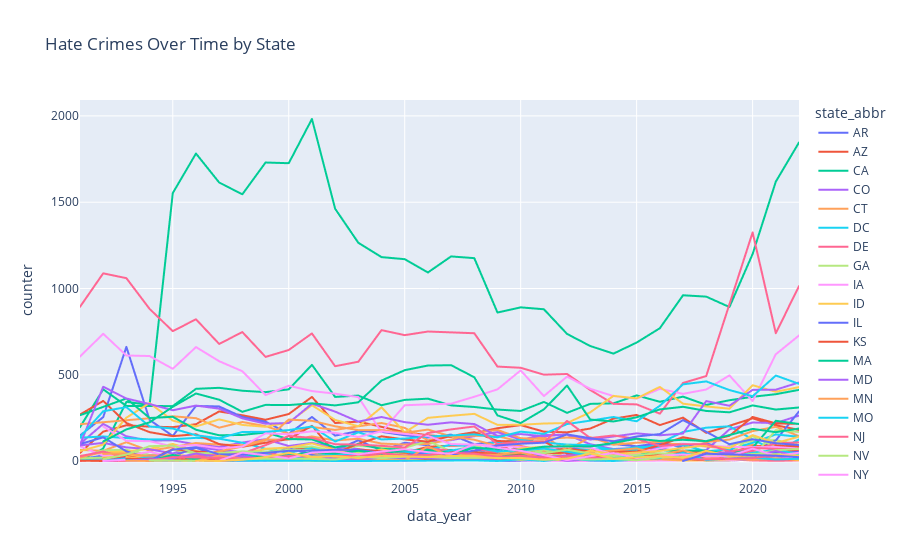

Write notebook code for a chart like this one.
### Code cell
# Your code here: Implementing a line chart by state for total hate crimes over time

# Generate line chart for hate crimes by state over time
df_plot = df[['data_year', 'state_abbr', 'counter']].groupby(['data_year', 'state_abbr']).sum().reset_index()
fig = px.line(df_plot, x='data_year', y='counter', color='state_abbr', title="Hate Crimes Over Time by State")
fig.show()

### Figure 1 — Plotly figure (JSON) as saved in the notebook; plotly's stock layout.template omitted (floating-point values rounded to 4 significant figures)
{"data": [{"hovertemplate": "state_abbr=AR<br>data_year=%{x}<br>counter=%{y}<extra></extra>", "legendgroup": "AR", "line": {"color": "#636efa", "dash": "solid"}, "marker": {"symbol": "circle"}, "mode": "lines", "name": "AR", "showlegend": true, "type": "scattergl", "x": [1991, 1992, 1993, 1994, 1995, 1998, 1999, 2000, 2001, 2003, 2004, 2005, 2006, 2007, 2008, 2009, 2010, 2011, 2012, 2013, 2014, 2015, 2016, 2017, 2018, 2019, 2020, 2021, 2022], "xaxis": "x", "y": [11, 33, 12, 4, 6, 3, 8, 3, 3, 121, 61, 107, 92, 26, 59, 60, 49, 21, 26, 13, 6, 3, 7, 19, 17, 12, 20, 15, 13], "yaxis": "y"}, {"hovertemplate": "state_abbr=AZ<br>data_year=%{x}<br>counter=%{y}<extra></extra>", "legendgroup": "AZ", "line": {"color": "#EF553B", "dash": "solid"}, "marker": {"symbol": "circle"}, "mode": "lines", "name": "AZ", "showlegend": true, "type": "scattergl", "x": [1991, 1992, 1993, 1994, 1995, 1996, 1997, 1998, 1999, 2000, 2001, 2002, 2003, 2004, 2005, 2006, 2007, 2008, 2009, 2010, 2011, 2012, 2013, 2014, 2015, 2016, 2017, 2018, 2019, 2020, 2021, 2022], "xaxis": "x", "y": [48, 171, 208, 200, 197, 214, 288, 266, 240, 273, 372, 221, 229, 199, 168, 150, 140, 162, 191, 209, 171, 167, 189, 246, 268, 209, 252, 164, 205, 248, 208, 181], "yaxis": "y"}, {"hovertemplate": "state_abbr=CA<br>data_year=%{x}<br>counter=%{y}<extra></extra>", "legendgroup": "CA", "line": {"color": "#00cc96", "dash": "solid"}, "marker": {"symbol": "circle"}, "mode": "lines", "name": "CA", "showlegend": true, "type": "scattergl", "x": [1991, 1992, 1993, 1994, 1995, 1996, 1997, 1998, 1999, 2000, 2001, 2002, 2003, 2004, 2005, 2006, 2007, 2008, 2009, 2010, 2011, 2012, 2013, 2014, 2015, 2016, 2017, 2018, 2019, 2020, 2021, 2022], "xaxis": "x", "y": [5, 73, 344, 325, 1553, 1782, 1614, 1546, 1730, 1726, 1982, 1462, 1265, 1182, 1170, 1093, 1186, 1176, 861, 891, 880, 737, 667, 623, 687, 770, 961, 953, 893, 1200, 1619, 1846], "yaxis": "y"}, {"hovertemplate": "state_abbr=CO<br>data_year=%{x}<br>counter=%{y}<extra></extra>", "legendgroup": "CO", "line": {"color": "#ab63fa", "dash": "solid"}, "marker": {"symbol": "circle"}, "mode": "lines", "name": "CO", "showlegend": true, "type": "scattergl", "x": [1991, 1992, 1993, 1994, 1995, 1996, 1997, 1998, 1999, 2000, 2001, 2002, 2003, 2004, 2005, 2006, 2007, 2008, 2009, 2010, 2011, 2012, 2013, 2014, 2015, 2016, 2017, 2018, 2019, 2020, 2021, 2022], "xaxis": "x", "y": [100, 216, 144, 119, 121, 97, 82, 108, 127, 88, 106, 80, 70, 53, 99, 109, 122, 145, 168, 125, 151, 153, 98, 70, 78, 72, 58, 64, 184, 224, 221, 264], "yaxis": "y"}, {"hovertemplate": "state_abbr=CT<br>data_year=%{x}<br>counter=%{y}<extra></extra>", "legendgroup": "CT", "line": {"color": "#FFA15A", "dash": "solid"}, "marker": {"symbol": "circle"}, "mode": "lines", "name": "CT", "showlegend": true, "type": "scattergl", "x": [1991, 1992, 1993, 1994, 1995, 1996, 1997, 1998, 1999, 2000, 2001, 2002, 2003, 2004, 2005, 2006, 2007, 2008, 2009, 2010, 2011, 2012, 2013, 2014, 2015, 2016, 2017, 2018, 2019, 2020, 2021, 2022], "xaxis": "x", "y": [65, 60, 110, 60, 82, 105, 96, 93, 125, 125, 143, 120, 130, 102, 96, 100, 125, 163, 181, 133, 128, 137, 128, 117, 85, 99, 100, 85, 72, 95, 66, 78], "yaxis": "y"}, {"hovertemplate": "state_abbr=DC<br>data_year=%{x}<br>counter=%{y}<extra></extra>", "legendgroup": "DC", "line": {"color": "#19d3f3", "dash": "solid"}, "marker": {"symbol": "circle"}, "mode": "lines", "name": "DC", "showlegend": true, "type": "scattergl", "x": [1991, 1992, 1993, 1994, 1995, 1996, 1997, 1998, 1999, 2000, 2001, 2002, 2003, 2004, 2005, 2006, 2007, 2008, 2009, 2010, 2011, 2012, 2013, 2014, 2015, 2016, 2017, 2018, 2019, 2020, 2021, 2022], "xaxis": "x", "y": [6, 14, 10, 2, 4, 16, 6, 4, 11, 5, 11, 11, 30, 44, 44, 53, 37, 36, 35, 57, 79, 71, 70, 68, 64, 104, 169, 194, 202, 126, 58, 125], "yaxis": "y"}, {"hovertemplate": "state_abbr=DE<br>data_year=%{x}<br>counter=%{y}<extra></extra>", "legendgroup": "DE", "line": {"color": "#FF6692", "dash": "solid"}, "marker": {"symbol": "circle"}, "mode": "lines", "name": "DE", "showlegend": true, "type": "scattergl", "x": [1991, 1992, 1993, 1994, 1995, 1996, 1997, 1998, 1999, 2000, 2001, 2002, 2003, 2004, 2005, 2006, 2007, 2008, 2009, 2010, 2011, 2012, 2013, 2014, 2015, 2016, 2017, 2018, 2019, 2020, 2021, 2022], "xaxis": "x", "y": [1, 5, 8, 5, 19, 20, 12, 8, 9, 12, 6, 6, 6, 9, 11, 17, 16, 22, 9, 8, 7, 4, 7, 5, 5, 4, 7, 10, 10, 4, 2, 4], "yaxis": "y"}, {"hovertemplate": "state_abbr=GA<br>data_year=%{x}<br>counter=%{y}<extra></extra>", "legendgroup": "GA", "line": {"color": "#B6E880", "dash": "solid"}, "marker": {"symbol": "circle"}, "mode": "lines", "name": "GA", "showlegend": true, "type": "scattergl", "x": [1991, 1992, 1993, 1994, 1995, 1996, 1997, 1998, 1999, 2000, 2001, 2002, 2003, 2004, 2005, 2006, 2007, 2008, 2009, 2010, 2011, 2012, 2013, 2014, 2015, 2016, 2017, 2018, 2019, 2020, 2021, 2022], "xaxis": "x", "y": [22, 63, 66, 36, 38, 27, 34, 24, 32, 23, 32, 25, 9, 19, 5, 10, 11, 9, 3, 6, 9, 2, 23, 13, 5, 6, 9, 14, 92, 118, 122, 94], "yaxis": "y"}, {"hovertemplate": "state_abbr=IA<br>data_year=%{x}<br>counter=%{y}<extra></extra>", "legendgroup": "IA", "line": {"color": "#FF97FF", "dash": "solid"}, "marker": {"symbol": "circle"}, "mode": "lines", "name": "IA", "showlegend": true, "type": "scattergl", "x": [1991, 1992, 1993, 1994, 1995, 1996, 1997, 1998, 1999, 2000, 2001, 2002, 2003, 2004, 2005, 2006, 2007, 2008, 2009, 2010, 2011, 2012, 2013, 2014, 2015, 2016, 2017, 2018, 2019, 2020, 2021, 2022], "xaxis": "x", "y": [86, 32, 33, 54, 25, 34, 46, 34, 24, 29, 28, 44, 28, 22, 28, 21, 23, 31, 15, 15, 8, 4, 6, 8, 4, 13, 10, 12, 9, 22, 84, 56], "yaxis": "y"}, {"hovertemplate": "state_abbr=ID<br>data_year=%{x}<br>counter=%{y}<extra></extra>", "legendgroup": "ID", "line": {"color": "#FECB52", "dash": "solid"}, "marker": {"symbol": "circle"}, "mode": "lines", "name": "ID", "showlegend": true, "type": "scattergl", "x": [1991, 1992, 1993, 1994, 1995, 1996, 1997, 1998, 1999, 2000, 2001, 2002, 2003, 2004, 2005, 2006, 2007, 2008, 2009, 2010, 2011, 2012, 2013, 2014, 2015, 2016, 2017, 2018, 2019, 2020, 2021, 2022], "xaxis": "x", "y": [31, 50, 57, 71, 100, 59, 39, 50, 26, 39, 28, 39, 17, 33, 23, 17, 35, 26, 35, 23, 30, 33, 28, 22, 22, 22, 37, 22, 19, 38, 30, 31], "yaxis": "y"}, {"hovertemplate": "state_abbr=IL<br>data_year=%{x}<br>counter=%{y}<extra></extra>", "legendgroup": "IL", "line": {"color": "#636efa", "dash": "solid"}, "marker": {"symbol": "circle"}, "mode": "lines", "name": "IL", "showlegend": true, "type": "scattergl", "x": [1991, 1992, 1993, 1994, 1995, 1996, 1997, 1998, 1999, 2000, 2001, 2002, 2003, 2004, 2005, 2006, 2007, 2008, 2009, 2010, 2011, 2012, 2013, 2014, 2015, 2016, 2017, 2018, 2019, 2020, 2021, 2022], "xaxis": "x", "y": [149, 255, 662, 239, 146, 320, 317, 256, 229, 159, 256, 148, 174, 170, 150, 137, 154, 98, 111, 71, 58, 71, 90, 99, 86, 106, 79, 104, 63, 56, 120, 288], "yaxis": "y"}, {"hovertemplate": "state_abbr=KS<br>data_year=%{x}<br>counter=%{y}<extra></extra>", "legendgroup": "KS", "line": {"color": "#EF553B", "dash": "solid"}, "marker": {"symbol": "circle"}, "mode": "lines", "name": "KS", "showlegend": true, "type": "scattergl", "x": [1991, 1992, 1996, 1997, 1998, 1999, 2000, 2001, 2002, 2003, 2004, 2005, 2006, 2007, 2008, 2009, 2010, 2011, 2012, 2013, 2014, 2015, 2016, 2017, 2018, 2019, 2020, 2021, 2022], "xaxis": "x", "y": [3, 1, 28, 55, 54, 41, 68, 75, 51, 40, 37, 49, 83, 90, 90, 94, 44, 60, 72, 57, 58, 48, 38, 57, 49, 51, 85, 91, 82], "yaxis": "y"}, {"hovertemplate": "state_abbr=MA<br>data_year=%{x}<br>counter=%{y}<extra></extra>", "legendgroup": "MA", "line": {"color": "#00cc96", "dash": "solid"}, "marker": {"symbol": "circle"}, "mode": "lines", "name": "MA", "showlegend": true, "type": "scattergl", "x": [1991, 1992, 1993, 1995, 1996, 1997, 1998, 1999, 2000, 2001, 2002, 2003, 2004, 2005, 2006, 2007, 2008, 2009, 2010, 2011, 2012, 2013, 2014, 2015, 2016, 2017, 2018, 2019, 2020, 2021, 2022], "xaxis": "x", "y": [197, 416, 320, 319, 419, 425, 408, 400, 416, 558, 372, 380, 324, 355, 362, 323, 314, 299, 291, 343, 280, 332, 335, 381, 344, 374, 326, 353, 373, 388, 413], "yaxis": "y"}, {"hovertemplate": "state_abbr=MD<br>data_year=%{x}<br>counter=%{y}<extra></extra>", "legendgroup": "MD", "line": {"color": "#ab63fa", "dash": "solid"}, "marker": {"symbol": "circle"}, "mode": "lines", "name": "MD", "showlegend": true, "type": "scattergl", "x": [1991, 1992, 1993, 1994, 1995, 1996, 1997, 1998, 1999, 2000, 2001, 2002, 2003, 2004, 2005, 2006, 2007, 2008, 2009, 2010, 2011, 2012, 2013, 2014, 2015, 2016, 2017, 2018, 2019, 2020, 2021, 2022], "xaxis": "x", "y": [91, 106, 80, 69, 45, 81, 65, 53, 32, 37, 23, 23, 37, 32, 19, 19, 16, 6, 10, 14, 12, 6, 8, 6, 13, 5, 6, 6, 3, 11, 33, 64], "yaxis": "y"}, {"hovertemplate": "state_abbr=MN<br>data_year=%{x}<br>counter=%{y}<extra></extra>", "legendgroup": "MN", "line": {"color": "#FFA15A", "dash": "solid"}, "marker": {"symbol": "circle"}, "mode": "lines", "name": "MN", "showlegend": true, "type": "scattergl", "x": [1991, 1995, 1996, 1997, 1998, 1999, 2000, 2001, 2002, 2003, 2004, 2005, 2006, 2007, 2008, 2009, 2010, 2011, 2012, 2013, 2014, 2015, 2016, 2017, 2018, 2019, 2020, 2021, 2022], "xaxis": "x", "y": [214, 260, 249, 194, 227, 203, 159, 198, 181, 202, 221, 193, 121, 148, 147, 145, 113, 141, 65, 139, 95, 107, 111, 130, 111, 125, 174, 199, 145], "yaxis": "y"}, {"hovertemplate": "state_abbr=MO<br>data_year=%{x}<br>counter=%{y}<extra></extra>", "legendgroup": "MO", "line": {"color": "#19d3f3", "dash": "solid"}, "marker": {"symbol": "circle"}, "mode": "lines", "name": "MO", "showlegend": true, "type": "scattergl", "x": [1991, 1992, 1993, 1994, 1995, 1996, 1997, 1998, 1999, 2000, 2001, 2002, 2003, 2004, 2005, 2006, 2007, 2008, 2009, 2010, 2011, 2012, 2013, 2014, 2015, 2016, 2017, 2018, 2019, 2020, 2021, 2022], "xaxis": "x", "y": [136, 143, 134, 126, 127, 135, 130, 107, 72, 48, 77, 60, 46, 51, 55, 67, 95, 85, 112, 123, 108, 96, 93, 63, 81, 84, 94, 57, 69, 106, 155, 141], "yaxis": "y"}, {"hovertemplate": "state_abbr=NJ<br>data_year=%{x}<br>counter=%{y}<extra></extra>", "legendgroup": "NJ", "line": {"color": "#FF6692", "dash": "solid"}, "marker": {"symbol": "circle"}, "mode": "lines", "name": "NJ", "showlegend": true, "type": "scattergl", "x": [1991, 1992, 1993, 1994, 1995, 1996, 1997, 1998, 1999, 2000, 2001, 2002, 2003, 2004, 2005, 2006, 2007, 2008, 2009, 2010, 2011, 2012, 2013, 2014, 2015, 2016, 2017, 2018, 2019, 2020, 2021, 2022], "xaxis": "x", "y": [894, 1088, 1060, 882, 753, 822, 679, 748, 604, 644, 740, 550, 576, 759, 730, 751, 746, 741, 548, 541, 501, 505, 412, 332, 329, 275, 453, 493, 909, 1325, 741, 1014], "yaxis": "y"}, {"hovertemplate": "state_abbr=NV<br>data_year=%{x}<br>counter=%{y}<extra></extra>", "legendgroup": "NV", "line": {"color": "#B6E880", "dash": "solid"}, "marker": {"symbol": "circle"}, "mode": "lines", "name": "NV", "showlegend": true, "type": "scattergl", "x": [1991, 1992, 1993, 1994, 1995, 1996, 1997, 1998, 1999, 2000, 2001, 2002, 2003, 2004, 2005, 2006, 2007, 2008, 2009, 2010, 2011, 2012, 2013, 2014, 2015, 2016, 2017, 2018, 2019, 2020, 2021, 2022], "xaxis": "x", "y": [16, 21, 12, 11, 66, 44, 40, 50, 68, 77, 85, 57, 89, 79, 77, 117, 57, 93, 46, 65, 57, 91, 73, 24, 56, 43, 4, 30, 42, 145, 80, 64], "yaxis": "y"}, {"hovertemplate": "state_abbr=NY<br>data_year=%{x}<br>counter=%{y}<extra></extra>", "legendgroup": "NY", "line": {"color": "#FF97FF", "dash": "solid"}, "marker": {"symbol": "circle"}, "mode": "lines", "name": "NY", "showlegend": true, "type": "scattergl", "x": [1991, 1992, 1993, 1994, 1995, 1996, 1997, 1998, 1999, 2000, 2001, 2002, 2003, 2004, 2005, 2006, 2007, 2008, 2009, 2010, 2011, 2012, 2013, 2014, 2015, 2016, 2017, 2018, 2019, 2020, 2021, 2022], "xaxis": "x", "y": [606, 738, 612, 609, 535, 661, 579, 521, 383, 437, 406, 391, 371, 168, 324, 329, 333, 373, 416, 526, 377, 490, 419, 377, 362, 419, 390, 415, 497, 348, 619, 728], "yaxis": "y"}, {"hovertemplate": "state_abbr=OH<br>data_year=%{x}<br>counter=%{y}<extra></extra>", "legendgroup": "OH", "line": {"color": "#FECB52", "dash": "solid"}, "marker": {"symbol": "circle"}, "mode": "lines", "name": "OH", "showlegend": true, "type": "scattergl", "x": [1991, 1992, 1993, 1994, 1995, 1996, 1997, 1998, 1999, 2000, 2001, 2002, 2003, 2004, 2005, 2006, 2007, 2008, 2009, 2010, 2011, 2012, 2013, 2014, 2015, 2016, 2017, 2018, 2019, 2020, 2021, 2022], "xaxis": "x", "y": [58, 96, 252, 337, 235, 201, 242, 210, 199, 225, 324, 239, 202, 312, 167, 251, 263, 274, 210, 211, 218, 221, 283, 378, 364, 430, 333, 317, 304, 440, 402, 429], "yaxis": "y"}, {"hovertemplate": "state_abbr=OK<br>data_year=%{x}<br>counter=%{y}<extra></extra>", "legendgroup": "OK", "line": {"color": "#636efa", "dash": "solid"}, "marker": {"symbol": "circle"}, "mode": "lines", "name": "OK", "showlegend": true, "type": "scattergl", "x": [1991, 1992, 1993, 1994, 1995, 1996, 1997, 1998, 1999, 2000, 2001, 2002, 2003, 2004, 2005, 2006, 2007, 2008, 2009, 2010, 2011, 2012, 2013, 2014, 2015, 2016, 2017, 2018, 2019, 2020, 2021, 2022], "xaxis": "x", "y": [99, 138, 57, 16, 30, 77, 34, 48, 34, 75, 38, 39, 31, 41, 35, 37, 26, 47, 48, 47, 24, 13, 36, 23, 28, 19, 18, 21, 21, 42, 52, 54], "yaxis": "y"}, {"hovertemplate": "state_abbr=OR<br>data_year=%{x}<br>counter=%{y}<extra></extra>", "legendgroup": "OR", "line": {"color": "#EF553B", "dash": "solid"}, "marker": {"symbol": "circle"}, "mode": "lines", "name": "OR", "showlegend": true, "type": "scattergl", "x": [1991, 1992, 1993, 1994, 1995, 1996, 1997, 1998, 1999, 2000, 2001, 2002, 2003, 2004, 2005, 2006, 2007, 2008, 2009, 2010, 2011, 2012, 2013, 2014, 2015, 2016, 2017, 2018, 2019, 2020, 2021, 2022], "xaxis": "x", "y": [270, 349, 221, 168, 145, 156, 99, 83, 107, 128, 205, 47, 101, 144, 126, 113, 146, 168, 117, 113, 114, 44, 61, 56, 55, 93, 139, 115, 147, 256, 219, 216], "yaxis": "y"}, {"hovertemplate": "state_abbr=PA<br>data_year=%{x}<br>counter=%{y}<extra></extra>", "legendgroup": "PA", "line": {"color": "#00cc96", "dash": "solid"}, "marker": {"symbol": "circle"}, "mode": "lines", "name": "PA", "showlegend": true, "type": "scattergl", "x": [1991, 1993, 1994, 1995, 1996, 1997, 1998, 1999, 2000, 2001, 2002, 2003, 2004, 2005, 2006, 2007, 2008, 2009, 2010, 2011, 2012, 2013, 2014, 2015, 2016, 2017, 2018, 2019, 2020, 2021, 2022], "xaxis": "x", "y": [266, 363, 250, 257, 182, 150, 152, 166, 128, 126, 80, 99, 71, 67, 61, 65, 53, 29, 41, 12, 32, 37, 41, 39, 62, 61, 61, 38, 78, 234, 215], "yaxis": "y"}, {"hovertemplate": "state_abbr=TX<br>data_year=%{x}<br>counter=%{y}<extra></extra>", "legendgroup": "TX", "line": {"color": "#ab63fa", "dash": "solid"}, "marker": {"symbol": "circle"}, "mode": "lines", "name": "TX", "showlegend": true, "type": "scattergl", "x": [1991, 1992, 1993, 1994, 1995, 1996, 1997, 1998, 1999, 2000, 2001, 2002, 2003, 2004, 2005, 2006, 2007, 2008, 2009, 2010, 2011, 2012, 2013, 2014, 2015, 2016, 2017, 2018, 2019, 2020, 2021, 2022], "xaxis": "x", "y": [94, 431, 363, 331, 295, 322, 304, 248, 217, 221, 333, 287, 229, 256, 226, 211, 225, 215, 146, 157, 144, 156, 125, 143, 161, 150, 160, 348, 321, 413, 414, 456], "yaxis": "y"}, {"hovertemplate": "state_abbr=VA<br>data_year=%{x}<br>counter=%{y}<extra></extra>", "legendgroup": "VA", "line": {"color": "#FFA15A", "dash": "solid"}, "marker": {"symbol": "circle"}, "mode": "lines", "name": "VA", "showlegend": true, "type": "scattergl", "x": [1991, 1992, 1993, 1994, 1995, 1996, 1997, 1998, 1999, 2000, 2001, 2002, 2003, 2004, 2005, 2006, 2007, 2008, 2009, 2010, 2011, 2012, 2013, 2014, 2015, 2016, 2017, 2018, 2019, 2020, 2021, 2022], "xaxis": "x", "y": [21, 53, 32, 28, 7, 34, 57, 85, 121, 241, 234, 202, 180, 180, 164, 183, 144, 124, 88, 89, 60, 52, 52, 62, 74, 38, 63, 28, 40, 61, 37, 48], "yaxis": "y"}, {"hovertemplate": "state_abbr=WA<br>data_year=%{x}<br>counter=%{y}<extra></extra>", "legendgroup": "WA", "line": {"color": "#19d3f3", "dash": "solid"}, "marker": {"symbol": "circle"}, "mode": "lines", "name": "WA", "showlegend": true, "type": "scattergl", "x": [1991, 1992, 1993, 1994, 1995, 1996, 1997, 1998, 1999, 2000, 2001, 2002, 2003, 2004, 2005, 2006, 2007, 2008, 2009, 2010, 2011, 2012, 2013, 2014, 2015, 2016, 2017, 2018, 2019, 2020, 2021, 2022], "xaxis": "x", "y": [140, 289, 313, 201, 189, 150, 133, 169, 170, 180, 201, 114, 167, 126, 131, 143, 149, 155, 138, 171, 158, 215, 235, 256, 231, 321, 445, 462, 412, 376, 496, 448], "yaxis": "y"}, {"hovertemplate": "state_abbr=WI<br>data_year=%{x}<br>counter=%{y}<extra></extra>", "legendgroup": "WI", "line": {"color": "#FF6692", "dash": "solid"}, "marker": {"symbol": "circle"}, "mode": "lines", "name": "WI", "showlegend": true, "type": "scattergl", "x": [1991, 1992, 1993, 1994, 1995, 1996, 1997, 1999, 2000, 2001, 2002, 2003, 2004, 2005, 2006, 2007, 2008, 2009, 2010, 2011, 2012, 2013, 2014, 2015, 2016, 2017, 2018, 2019, 2020, 2021, 2022], "xaxis": "x", "y": [29, 56, 19, 33, 30, 33, 42, 45, 32, 50, 27, 23, 34, 32, 74, 61, 77, 43, 85, 69, 50, 41, 36, 33, 33, 34, 31, 35, 60, 103, 109], "yaxis": "y"}, {"hovertemplate": "state_abbr=AL<br>data_year=%{x}<br>counter=%{y}<extra></extra>", "legendgroup": "AL", "line": {"color": "#B6E880", "dash": "solid"}, "marker": {"symbol": "circle"}, "mode": "lines", "name": "AL", "showlegend": true, "type": "scattergl", "x": [1992, 1993, 2002, 2003, 2004, 2007, 2008, 2009, 2010, 2011, 2012, 2013, 2014, 2015, 2016, 2017, 2018, 2019, 2020, 2021, 2022], "xaxis": "x", "y": [2, 4, 1, 1, 2, 5, 8, 9, 12, 69, 6, 6, 9, 10, 14, 13, 1, 2, 22, 180, 169], "yaxis": "y"}, {"hovertemplate": "state_abbr=FL<br>data_year=%{x}<br>counter=%{y}<extra></extra>", "legendgroup": "FL", "line": {"color": "#FF97FF", "dash": "solid"}, "marker": {"symbol": "circle"}, "mode": "lines", "name": "FL", "showlegend": true, "type": "scattergl", "x": [1992, 1993, 1994, 1995, 1996, 1997, 1998, 1999, 2000, 2001, 2002, 2003, 2004, 2005, 2006, 2007, 2008, 2009, 2010, 2011, 2012, 2013, 2014, 2015, 2016, 2017, 2018, 2019, 2020, 2021, 2022], "xaxis": "x", "y": [201, 118, 116, 85, 94, 74, 85, 161, 156, 173, 164, 140, 173, 158, 146, 99, 96, 89, 81, 71, 86, 78, 39, 45, 74, 101, 91, 83, 81, 82, 73], "yaxis": "y"}, {"hovertemplate": "state_abbr=IN<br>data_year=%{x}<br>counter=%{y}<extra></extra>", "legendgroup": "IN", "line": {"color": "#FECB52", "dash": "solid"}, "marker": {"symbol": "circle"}, "mode": "lines", "name": "IN", "showlegend": true, "type": "scattergl", "x": [1992, 1993, 1994, 1995, 1996, 1997, 1998, 1999, 2000, 2001, 2002, 2003, 2004, 2005, 2006, 2007, 2008, 2009, 2010, 2011, 2012, 2013, 2014, 2015, 2016, 2017, 2018, 2019, 2020, 2021, 2022], "xaxis": "x", "y": [20, 33, 15, 12, 16, 39, 40, 72, 79, 103, 67, 44, 68, 47, 32, 36, 54, 40, 74, 84, 17, 61, 41, 50, 59, 77, 92, 75, 151, 105, 142], "yaxis": "y"}, {"hovertemplate": "state_abbr=LA<br>data_year=%{x}<br>counter=%{y}<extra></extra>", "legendgroup": "LA", "line": {"color": "#636efa", "dash": "solid"}, "marker": {"symbol": "circle"}, "mode": "lines", "name": "LA", "showlegend": true, "type": "scattergl", "x": [1992, 1993, 1994, 1995, 1996, 1997, 1998, 1999, 2000, 2001, 2002, 2003, 2004, 2005, 2006, 2007, 2008, 2009, 2010, 2011, 2012, 2013, 2014, 2015, 2016, 2017, 2018, 2019, 2020, 2021, 2022], "xaxis": "x", "y": [13, 21, 9, 5, 6, 2, 9, 4, 5, 8, 7, 3, 19, 6, 10, 18, 59, 2, 2, 3, 2, 10, 5, 10, 10, 6, 10, 11, 26, 65, 15], "yaxis": "y"}, {"hovertemplate": "state_abbr=ME<br>data_year=%{x}<br>counter=%{y}<extra></extra>", "legendgroup": "ME", "line": {"color": "#EF553B", "dash": "solid"}, "marker": {"symbol": "circle"}, "mode": "lines", "name": "ME", "showlegend": true, "type": "scattergl", "x": [1992, 1993, 1994, 1995, 1996, 1997, 1998, 1999, 2000, 2001, 2002, 2003, 2004, 2005, 2006, 2007, 2008, 2009, 2010, 2011, 2012, 2013, 2014, 2015, 2016, 2017, 2018, 2019, 2020, 2021, 2022], "xaxis": "x", "y": [14, 30, 6, 70, 56, 47, 54, 22, 26, 26, 31, 68, 58, 49, 44, 57, 51, 41, 44, 45, 49, 22, 26, 35, 33, 24, 18, 17, 40, 59, 66], "yaxis": "y"}, {"hovertemplate": "state_abbr=MI<br>data_year=%{x}<br>counter=%{y}<extra></extra>", "legendgroup": "MI", "line": {"color": "#00cc96", "dash": "solid"}, "marker": {"symbol": "circle"}, "mode": "lines", "name": "MI", "showlegend": true, "type": "scattergl", "x": [1992, 1993, 1994, 1995, 1996, 1997, 1998, 1999, 2000, 2001, 2002, 2003, 2004, 2005, 2006, 2007, 2008, 2009, 2010, 2011, 2012, 2013, 2014, 2015, 2016, 2017, 2018, 2019, 2020, 2021, 2022], "xaxis": "x", "y": [114, 184, 225, 315, 392, 356, 286, 326, 325, 335, 323, 341, 467, 527, 554, 556, 486, 265, 221, 300, 438, 241, 230, 254, 300, 315, 291, 283, 323, 299, 311], "yaxis": "y"}, {"hovertemplate": "state_abbr=ND<br>data_year=%{x}<br>counter=%{y}<extra></extra>", "legendgroup": "ND", "line": {"color": "#ab63fa", "dash": "solid"}, "marker": {"symbol": "circle"}, "mode": "lines", "name": "ND", "showlegend": true, "type": "scattergl", "x": [1992, 1994, 1995, 1997, 1999, 2000, 2001, 2002, 2003, 2004, 2005, 2006, 2007, 2008, 2009, 2010, 2011, 2012, 2013, 2014, 2015, 2016, 2017, 2018, 2019, 2020, 2021, 2022], "xaxis": "x", "y": [1, 2, 2, 1, 2, 3, 11, 17, 5, 8, 10, 10, 8, 11, 11, 8, 24, 34, 37, 31, 27, 10, 12, 8, 11, 16, 22, 13], "yaxis": "y"}, {"hovertemplate": "state_abbr=RI<br>data_year=%{x}<br>counter=%{y}<extra></extra>", "legendgroup": "RI", "line": {"color": "#FFA15A", "dash": "solid"}, "marker": {"symbol": "circle"}, "mode": "lines", "name": "RI", "showlegend": true, "type": "scattergl", "x": [1992, 1993, 1994, 1995, 1996, 1997, 1998, 1999, 2000, 2001, 2002, 2003, 2004, 2005, 2006, 2007, 2008, 2009, 2010, 2011, 2012, 2013, 2014, 2015, 2016, 2017, 2018, 2019, 2020, 2021, 2022], "xaxis": "x", "y": [42, 45, 28, 34, 31, 35, 21, 35, 33, 48, 24, 22, 15, 13, 18, 48, 34, 31, 13, 25, 12, 6, 5, 17, 7, 11, 12, 13, 9, 13, 16], "yaxis": "y"}, {"hovertemplate": "state_abbr=SC<br>data_year=%{x}<br>counter=%{y}<extra></extra>", "legendgroup": "SC", "line": {"color": "#19d3f3", "dash": "solid"}, "marker": {"symbol": "circle"}, "mode": "lines", "name": "SC", "showlegend": true, "type": "scattergl", "x": [1992, 1993, 1994, 1995, 1996, 1997, 1998, 1999, 2000, 2001, 2002, 2003, 2004, 2005, 2006, 2007, 2008, 2009, 2010, 2011, 2012, 2013, 2014, 2015, 2016, 2017, 2018, 2019, 2020, 2021, 2022], "xaxis": "x", "y": [2, 15, 21, 19, 27, 38, 31, 39, 12, 29, 40, 35, 57, 55, 40, 62, 80, 56, 63, 73, 55, 32, 26, 32, 13, 42, 36, 24, 48, 66, 41], "yaxis": "y"}, {"hovertemplate": "state_abbr=TN<br>data_year=%{x}<br>counter=%{y}<extra></extra>", "legendgroup": "TN", "line": {"color": "#FF6692", "dash": "solid"}, "marker": {"symbol": "circle"}, "mode": "lines", "name": "TN", "showlegend": true, "type": "scattergl", "x": [1992, 1993, 1994, 1995, 1996, 1997, 1998, 1999, 2000, 2001, 2002, 2003, 2004, 2005, 2006, 2007, 2008, 2009, 2010, 2011, 2012, 2013, 2014, 2015, 2016, 2017, 2018, 2019, 2020, 2021, 2022], "xaxis": "x", "y": [2, 2, 16, 17, 28, 40, 45, 93, 146, 135, 98, 96, 89, 79, 163, 184, 201, 99, 114, 109, 233, 134, 149, 129, 88, 98, 99, 56, 77, 71, 69], "yaxis": "y"}, {"hovertemplate": "state_abbr=UT<br>data_year=%{x}<br>counter=%{y}<extra></extra>", "legendgroup": "UT", "line": {"color": "#B6E880", "dash": "solid"}, "marker": {"symbol": "circle"}, "mode": "lines", "name": "UT", "showlegend": true, "type": "scattergl", "x": [1992, 1993, 1994, 1995, 1996, 1997, 1998, 1999, 2000, 2001, 2002, 2003, 2004, 2005, 2006, 2007, 2008, 2009, 2010, 2011, 2012, 2013, 2014, 2015, 2016, 2017, 2018, 2019, 2020, 2021, 2022], "xaxis": "x", "y": [12, 38, 87, 90, 46, 47, 57, 52, 66, 63, 48, 54, 52, 36, 31, 47, 32, 38, 50, 46, 66, 45, 30, 36, 46, 38, 38, 26, 37, 63, 71], "yaxis": "y"}, {"hovertemplate": "state_abbr=WY<br>data_year=%{x}<br>counter=%{y}<extra></extra>", "legendgroup": "WY", "line": {"color": "#FF97FF", "dash": "solid"}, "marker": {"symbol": "circle"}, "mode": "lines", "name": "WY", "showlegend": true, "type": "scattergl", "x": [1992, 1993, 1994, 1995, 1996, 1997, 1998, 1999, 2000, 2001, 2002, 2003, 2004, 2005, 2006, 2007, 2008, 2009, 2011, 2012, 2013, 2015, 2016, 2017, 2019, 2020, 2021, 2022], "xaxis": "x", "y": [1, 9, 4, 19, 4, 6, 5, 1, 9, 10, 3, 12, 4, 1, 4, 21, 4, 8, 2, 1, 1, 2, 3, 3, 4, 15, 13, 18], "yaxis": "y"}, {"hovertemplate": "state_abbr=AK<br>data_year=%{x}<br>counter=%{y}<extra></extra>", "legendgroup": "AK", "line": {"color": "#FECB52", "dash": "solid"}, "marker": {"symbol": "circle"}, "mode": "lines", "name": "AK", "showlegend": true, "type": "scattergl", "x": [1993, 1994, 1995, 1996, 1997, 1999, 2000, 2001, 2002, 2003, 2004, 2005, 2006, 2007, 2008, 2009, 2010, 2011, 2012, 2013, 2014, 2015, 2016, 2017, 2018, 2019, 2020, 2021, 2022], "xaxis": "x", "y": [24, 9, 8, 9, 10, 5, 4, 20, 7, 13, 9, 4, 6, 8, 8, 9, 7, 8, 6, 8, 6, 8, 11, 3, 5, 11, 10, 17, 5], "yaxis": "y"}, {"hovertemplate": "state_abbr=KY<br>data_year=%{x}<br>counter=%{y}<extra></extra>", "legendgroup": "KY", "line": {"color": "#636efa", "dash": "solid"}, "marker": {"symbol": "circle"}, "mode": "lines", "name": "KY", "showlegend": true, "type": "scattergl", "x": [1993, 1994, 1995, 1996, 1997, 1998, 1999, 2000, 2001, 2002, 2003, 2004, 2005, 2006, 2007, 2008, 2009, 2010, 2011, 2012, 2013, 2014, 2015, 2016, 2017, 2018, 2019, 2020, 2021, 2022], "xaxis": "x", "y": [13, 4, 67, 81, 39, 40, 48, 60, 61, 66, 65, 48, 32, 53, 36, 62, 91, 101, 107, 155, 133, 115, 143, 157, 238, 170, 98, 127, 104, 93], "yaxis": "y"}, {"hovertemplate": "state_abbr=MT<br>data_year=%{x}<br>counter=%{y}<extra></extra>", "legendgroup": "MT", "line": {"color": "#EF553B", "dash": "solid"}, "marker": {"symbol": "circle"}, "mode": "lines", "name": "MT", "showlegend": true, "type": "scattergl", "x": [1993, 1995, 1996, 1997, 1998, 1999, 2000, 2001, 2002, 2003, 2004, 2005, 2006, 2007, 2008, 2009, 2010, 2011, 2012, 2013, 2014, 2015, 2016, 2017, 2018, 2019, 2020, 2021, 2022], "xaxis": "x", "y": [14, 11, 9, 13, 16, 23, 14, 10, 9, 3, 28, 21, 13, 14, 18, 12, 17, 17, 18, 29, 16, 14, 12, 9, 8, 15, 18, 12, 11], "yaxis": "y"}, {"hovertemplate": "state_abbr=NC<br>data_year=%{x}<br>counter=%{y}<extra></extra>", "legendgroup": "NC", "line": {"color": "#00cc96", "dash": "solid"}, "marker": {"symbol": "circle"}, "mode": "lines", "name": "NC", "showlegend": true, "type": "scattergl", "x": [1993, 1994, 1995, 1996, 1997, 1998, 1999, 2000, 2001, 2002, 2003, 2004, 2005, 2006, 2007, 2008, 2009, 2010, 2011, 2012, 2013, 2014, 2015, 2016, 2017, 2018, 2019, 2020, 2021, 2022], "xaxis": "x", "y": [8, 2, 36, 9, 27, 28, 25, 34, 51, 44, 60, 44, 64, 66, 46, 77, 71, 65, 84, 86, 85, 106, 130, 117, 124, 116, 151, 187, 168, 189], "yaxis": "y"}, {"hovertemplate": "state_abbr=NM<br>data_year=%{x}<br>counter=%{y}<extra></extra>", "legendgroup": "NM", "line": {"color": "#ab63fa", "dash": "solid"}, "marker": {"symbol": "circle"}, "mode": "lines", "name": "NM", "showlegend": true, "type": "scattergl", "x": [1993, 1994, 1995, 1996, 1997, 1998, 1999, 2000, 2001, 2002, 2003, 2004, 2005, 2006, 2007, 2008, 2009, 2010, 2011, 2012, 2013, 2014, 2015, 2016, 2017, 2018, 2019, 2020, 2021, 2022], "xaxis": "x", "y": [4, 10, 16, 44, 24, 29, 13, 14, 8, 14, 10, 20, 18, 19, 13, 8, 14, 21, 25, 2, 12, 10, 13, 26, 7, 45, 50, 29, 59, 26], "yaxis": "y"}, {"hovertemplate": "state_abbr=SD<br>data_year=%{x}<br>counter=%{y}<extra></extra>", "legendgroup": "SD", "line": {"color": "#FFA15A", "dash": "solid"}, "marker": {"symbol": "circle"}, "mode": "lines", "name": "SD", "showlegend": true, "type": "scattergl", "x": [1993, 1994, 1995, 1996, 1997, 1998, 1999, 2000, 2001, 2002, 2003, 2004, 2005, 2006, 2007, 2008, 2009, 2010, 2011, 2012, 2013, 2014, 2015, 2016, 2017, 2018, 2019, 2020, 2021, 2022], "xaxis": "x", "y": [3, 1, 3, 1, 32, 15, 7, 6, 3, 1, 3, 4, 5, 85, 28, 39, 37, 50, 18, 28, 9, 14, 15, 12, 7, 15, 14, 12, 13, 12], "yaxis": "y"}, {"hovertemplate": "state_abbr=MS<br>data_year=%{x}<br>counter=%{y}<extra></extra>", "legendgroup": "MS", "line": {"color": "#19d3f3", "dash": "solid"}, "marker": {"symbol": "circle"}, "mode": "lines", "name": "MS", "showlegend": true, "type": "scattergl", "x": [1994, 1995, 1996, 1998, 1999, 2001, 2002, 2003, 2008, 2009, 2010, 2011, 2012, 2013, 2014, 2016, 2017, 2018, 2019, 2020, 2021, 2022], "xaxis": "x", "y": [4, 4, 2, 3, 2, 3, 1, 1, 4, 1, 11, 1, 17, 4, 1, 18, 49, 6, 17, 20, 10, 14], "yaxis": "y"}, {"hovertemplate": "state_abbr=NH<br>data_year=%{x}<br>counter=%{y}<extra></extra>", "legendgroup": "NH", "line": {"color": "#FF6692", "dash": "solid"}, "marker": {"symbol": "circle"}, "mode": "lines", "name": "NH", "showlegend": true, "type": "scattergl", "x": [1994, 1995, 1998, 1999, 2000, 2001, 2002, 2003, 2004, 2005, 2006, 2007, 2008, 2009, 2010, 2011, 2012, 2013, 2014, 2015, 2016, 2017, 2018, 2019, 2020, 2021, 2022], "xaxis": "x", "y": [3, 24, 16, 19, 30, 27, 30, 30, 48, 33, 36, 48, 44, 25, 31, 22, 28, 21, 15, 13, 27, 15, 10, 15, 18, 33, 25], "yaxis": "y"}, {"hovertemplate": "state_abbr=VT<br>data_year=%{x}<br>counter=%{y}<extra></extra>", "legendgroup": "VT", "line": {"color": "#B6E880", "dash": "solid"}, "marker": {"symbol": "circle"}, "mode": "lines", "name": "VT", "showlegend": true, "type": "scattergl", "x": [1994, 1995, 1997, 1998, 1999, 2000, 2001, 2002, 2003, 2004, 2005, 2006, 2007, 2008, 2009, 2010, 2011, 2012, 2013, 2014, 2015, 2016, 2017, 2018, 2019, 2020, 2021, 2022], "xaxis": "x", "y": [5, 4, 1, 11, 14, 15, 13, 10, 26, 18, 26, 25, 18, 19, 19, 15, 8, 13, 10, 13, 5, 22, 24, 32, 26, 42, 41, 33], "yaxis": "y"}, {"hovertemplate": "state_abbr=NB<br>data_year=%{x}<br>counter=%{y}<extra></extra>", "legendgroup": "NB", "line": {"color": "#FF97FF", "dash": "solid"}, "marker": {"symbol": "circle"}, "mode": "lines", "name": "NB", "showlegend": true, "type": "scattergl", "x": [1996, 1997, 1998, 1999, 2000, 2001, 2002, 2003, 2004, 2005, 2006, 2007, 2008, 2009, 2010, 2011, 2012, 2013, 2014, 2015, 2016, 2017, 2018, 2019, 2020, 2021, 2022], "xaxis": "x", "y": [2, 3, 50, 34, 16, 50, 55, 40, 56, 69, 52, 43, 98, 77, 60, 35, 6, 29, 47, 18, 31, 39, 27, 29, 73, 31, 49], "yaxis": "y"}, {"hovertemplate": "state_abbr=WV<br>data_year=%{x}<br>counter=%{y}<extra></extra>", "legendgroup": "WV", "line": {"color": "#FECB52", "dash": "solid"}, "marker": {"symbol": "circle"}, "mode": "lines", "name": "WV", "showlegend": true, "type": "scattergl", "x": [1996, 1997, 1998, 1999, 2000, 2001, 2002, 2003, 2004, 2005, 2006, 2007, 2008, 2009, 2010, 2011, 2012, 2013, 2014, 2015, 2016, 2017, 2018, 2019, 2020, 2021, 2022], "xaxis": "x", "y": [3, 1, 8, 24, 48, 25, 29, 18, 31, 28, 23, 30, 29, 17, 19, 9, 15, 44, 16, 22, 29, 19, 60, 29, 33, 36, 30], "yaxis": "y"}, {"hovertemplate": "state_abbr=HI<br>data_year=%{x}<br>counter=%{y}<extra></extra>", "legendgroup": "HI", "line": {"color": "#636efa", "dash": "solid"}, "marker": {"symbol": "circle"}, "mode": "lines", "name": "HI", "showlegend": true, "type": "scattergl", "x": [2017, 2018, 2019, 2020, 2021, 2022], "xaxis": "x", "y": [1, 43, 39, 35, 32, 23], "yaxis": "y"}], "layout": {"legend": {"title": {"text": "state_abbr"}, "tracegroupgap": 0}, "title": {"text": "Hate Crimes Over Time by State"}, "xaxis": {"anchor": "y", "domain": [0, 1], "title": {"text": "data_year"}}, "yaxis": {"anchor": "x", "domain": [0, 1], "title": {"text": "counter"}}}}
